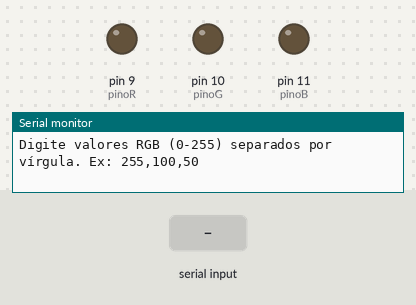
A sketch run on a simulated Arduino Uno, built with avr-gcc and run on an emulated ATmega328P. Shown: output pins drawn as LEDs (lit = HIGH), the last lines printed to the serial monitor. Inputs (shaded band) come from the test bench.

Above: at 1.2 s.
1.3 s: "90,45,200\n" received over Serial
At 1.6 s:
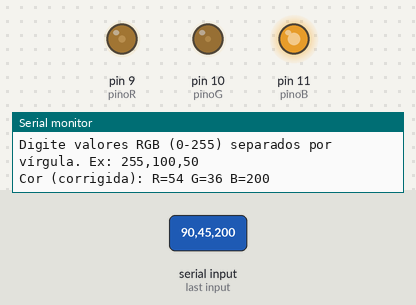
2.8 s: "30,150,10\n" received over Serial
At 3.9 s:
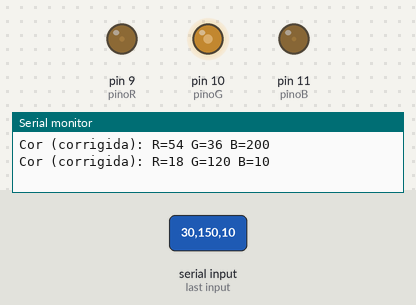
4.3 s: "1,90,45\n" received over Serial
At 5.0 s:
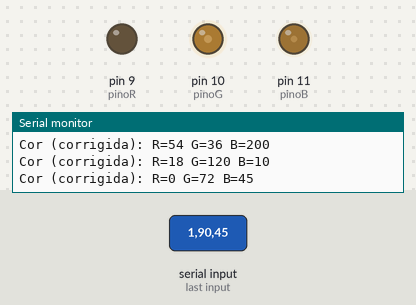
Timing chart, 0 to 7.3 s (numbered marks = the images above; inputs shaded):
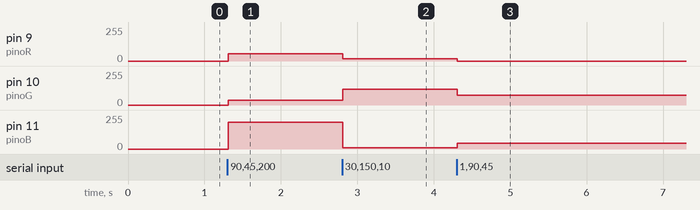

Measured:
- after the input at 1.3 s, pin 9 (pinoR): 0/255 → 54/255 at once; pin 10 (pinoG): 0/255 → 36/255 at once; pin 11 (pinoB): 0/255 → 200/255 at once
- after the input at 2.8 s, pin 9 (pinoR): 54/255 → 18/255 at once; pin 10 (pinoG): 36/255 → 120/255 at once; pin 11 (pinoB): 200/255 → 10/255 at once
- after the input at 4.3 s, pin 9 (pinoR): 18/255 → 0/255 at once; pin 10 (pinoG): 120/255 → 72/255 at once; pin 11 (pinoB): 10/255 → 45/255 at once

The sketch:

RGB_LED.ino
```cpp
int pinoR = 9;
int pinoG = 10;
int pinoB = 11;

int valorR = 0;
int valorG = 0;
int valorB = 0;

// Fatores de correção — ajuste conforme necessário
float fatorR = 0.6;
float fatorG = 0.8;
float fatorB = 1.0;

void setup() {
  Serial.begin(9600);
  pinMode(pinoR, OUTPUT);
  pinMode(pinoG, OUTPUT);
  pinMode(pinoB, OUTPUT);
  Serial.println("Digite valores RGB (0-255) separados por vírgula. Ex: 255,100,50");
}

void loop() {
  if (Serial.available()) {
    String input = Serial.readStringUntil('\n');
    input.trim();

    int separador1 = input.indexOf(',');
    int separador2 = input.lastIndexOf(',');

    if (separador1 > 0 && separador2 > separador1) {
      valorR = input.substring(0, separador1).toInt();
      valorG = input.substring(separador1 + 1, separador2).toInt();
      valorB = input.substring(separador2 + 1).toInt();

      // Aplica compensação de brilho
      int rComp = constrain(valorR * fatorR, 0, 255);
      int gComp = constrain(valorG * fatorG, 0, 255);
      int bComp = constrain(valorB * fatorB, 0, 255);

      analogWrite(pinoR, rComp);
      analogWrite(pinoG, gComp);
      analogWrite(pinoB, bComp);

      Serial.print("Cor (corrigida): R=");
      Serial.print(rComp);
      Serial.print(" G=");
      Serial.print(gComp);
      Serial.print(" B=");
      Serial.println(bComp);
    } else {
      Serial.println("Formato inválido. Use: R,G,B");
    }
  }
}
```
